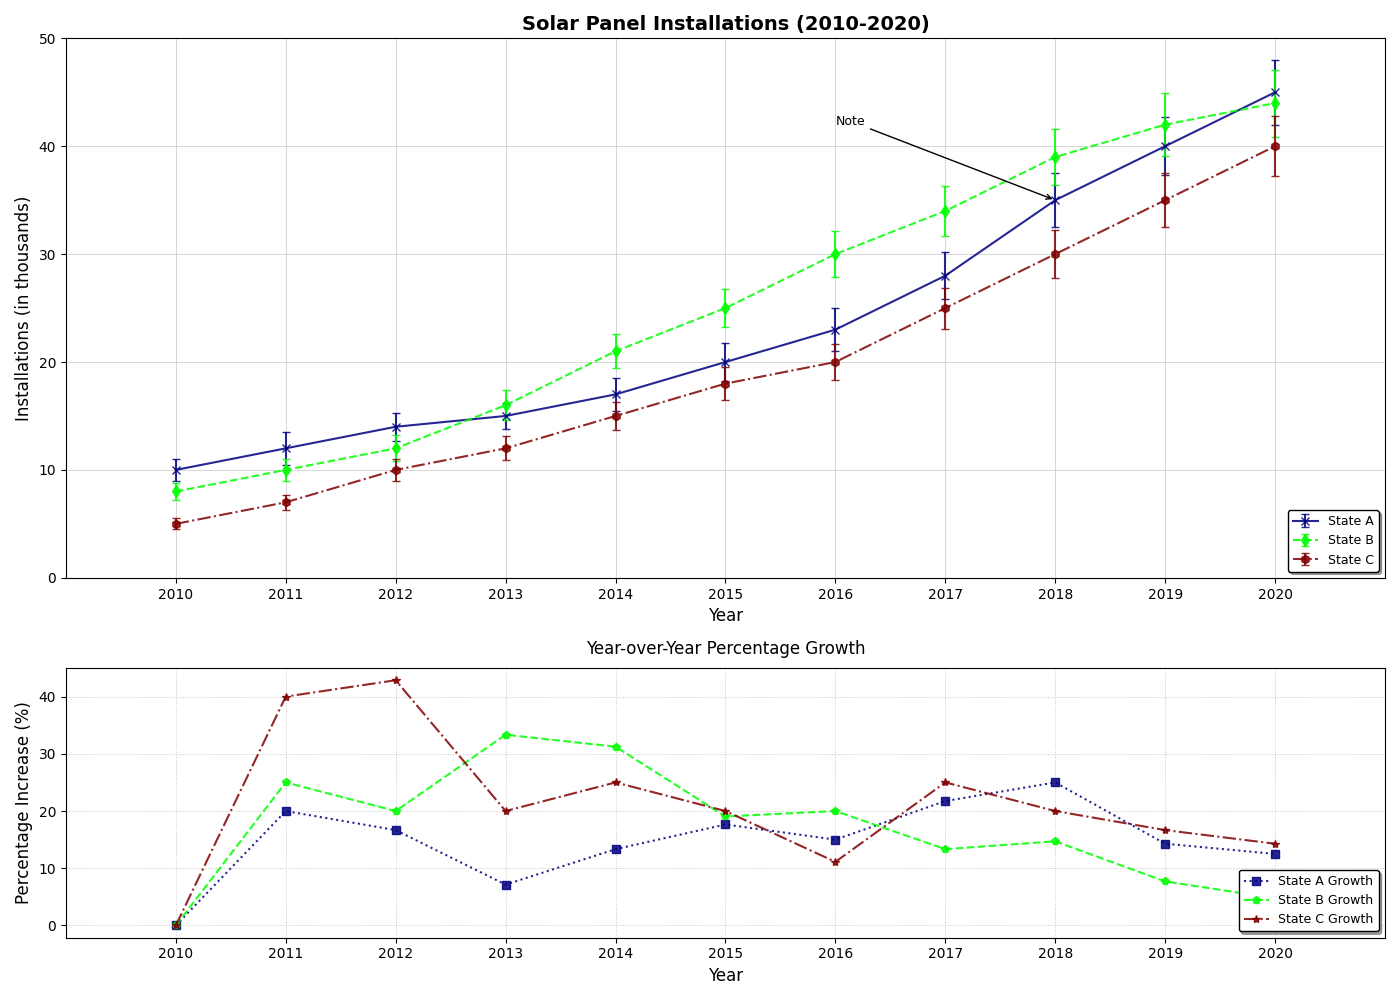

Write the Python code that produced this figure.
import numpy as np
import matplotlib.pyplot as plt

years = np.arange(2010, 2021)

installations_state_a = np.array([10, 12, 14, 15, 17, 20, 23, 28, 35, 40, 45])
installations_state_b = np.array([8, 10, 12, 16, 21, 25, 30, 34, 39, 42, 44])
installations_state_c = np.array([5, 7, 10, 12, 15, 18, 20, 25, 30, 35, 40])

def calc_percentage_increase(data):
    return np.array([0] + [((data[i] - data[i-1]) / data[i-1]) * 100 for i in range(1, len(data))])

pct_increase_a = calc_percentage_increase(installations_state_a)
pct_increase_b = calc_percentage_increase(installations_state_b)
pct_increase_c = calc_percentage_increase(installations_state_c)

error_state_a = np.array([1.0, 1.5, 1.3, 1.2, 1.5, 1.8, 2.0, 2.2, 2.5, 2.7, 3.0])
error_state_b = np.array([0.8, 1.0, 1.2, 1.4, 1.6, 1.8, 2.1, 2.3, 2.6, 2.9, 3.1])
error_state_c = np.array([0.5, 0.7, 1.0, 1.1, 1.3, 1.5, 1.7, 1.9, 2.2, 2.5, 2.8])

fig, ax = plt.subplots(2, 1, figsize=(14, 10), gridspec_kw={'height_ratios': [2, 1]})

ax[0].errorbar(years, installations_state_a, yerr=error_state_a, label='State A', fmt='-x', capsize=3, color='navy', alpha=0.85)
ax[0].errorbar(years, installations_state_b, yerr=error_state_b, label='State B', fmt='--d', capsize=3, color='lime', alpha=0.85)
ax[0].errorbar(years, installations_state_c, yerr=error_state_c, label='State C', fmt='-.h', capsize=3, color='maroon', alpha=0.85)

ax[0].set_title("Solar Panel Installations (2010-2020)", fontsize=14, weight='bold')
ax[0].set_xlabel("Year", fontsize=12)
ax[0].set_ylabel("Installations (in thousands)", fontsize=12)
ax[0].set_xticks(years)
ax[0].set_xlim(2009, 2021)
ax[0].set_ylim(0, 50)
ax[0].grid(True, linestyle='-', linewidth=0.7, alpha=0.5)
ax[0].legend(title_fontsize='11', fontsize='9', loc='lower right', shadow=True, edgecolor='black')

ax[0].annotate('Note', xy=(2018, 35), xytext=(2016, 42),
               arrowprops=dict(facecolor='grey', arrowstyle='->'), fontsize=9)

ax[1].plot(years, pct_increase_a, ':s', label='State A Growth', color='navy', alpha=0.85)
ax[1].plot(years, pct_increase_b, '--p', label='State B Growth', color='lime', alpha=0.85)
ax[1].plot(years, pct_increase_c, '-.*', label='State C Growth', color='maroon', alpha=0.85)

ax[1].set_title("Year-over-Year Percentage Growth", fontsize=12, pad=10)
ax[1].set_xlabel("Year", fontsize=12)
ax[1].set_ylabel("Percentage Increase (%)", fontsize=12)
ax[1].set_xticks(years)
ax[1].set_xlim(2009, 2021)
ax[1].grid(True, linestyle=':', linewidth=0.7, alpha=0.7)
ax[1].legend(title_fontsize='11', fontsize='9', loc='lower right', shadow=True, edgecolor='black')

plt.tight_layout()
plt.show()
